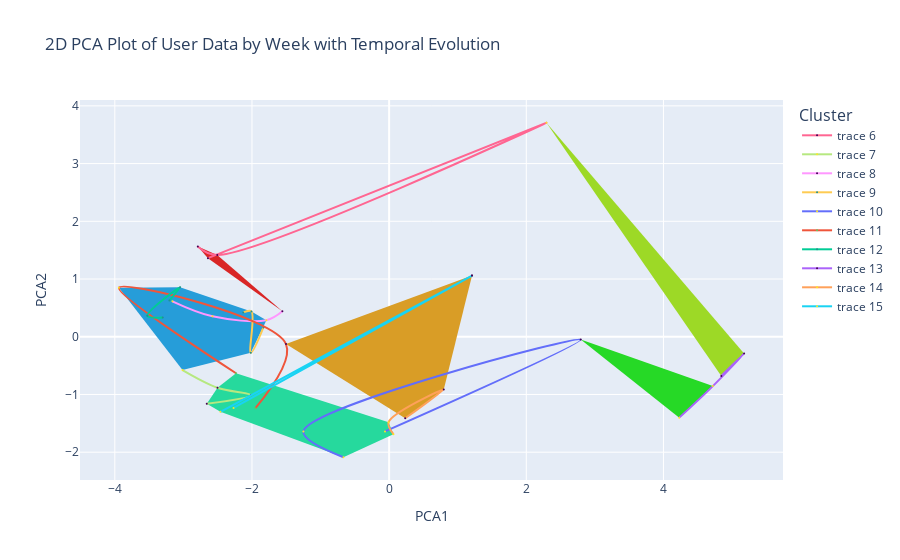

The notebook cell this image was saved under:
### Markdown cell above
### Algorithm for clusters background

### Code cell
from scipy.spatial import Voronoi, ConvexHull

# Select a subset of unique CloudId values (e.g., the first 10 unique CloudIds)
unique_cloud_ids = reduced_bio['CloudId'].unique()[:10]

# Initialize a new figure
fig = go.Figure()

# Collect all PCA points and their corresponding clusters
points = []
clusters = []
for cloud_id in unique_cloud_ids:
    user_data = reduced_bio[reduced_bio['CloudId'] == cloud_id]
    points.extend(user_data[['PCA1', 'PCA2']].values)
    clusters.extend(user_data['Cluster'].values)

points = np.array(points)
clusters = np.array(clusters)

# Compute the Convex Hull for each cluster
unique_clusters = np.unique(clusters)
for cluster in unique_clusters:
    cluster_points = points[clusters == cluster]
    if len(cluster_points) >= 3:  # ConvexHull requires at least 3 points
        hull = ConvexHull(cluster_points)
        hull_points = cluster_points[hull.vertices]
        fig.add_trace(go.Scatter(
            x=hull_points[:, 0],
            y=hull_points[:, 1],
            fill='toself',
            fillcolor=f'hsl({cluster * 40}, 70%, 50%)',
            line=dict(color='rgba(0,0,0,0)'),
            showlegend=False,
            hoverinfo='skip'
        ))

# Plot the user trajectories
for cloud_id in unique_cloud_ids:
    user_data = reduced_bio[reduced_bio['CloudId'] == cloud_id]
    fig.add_trace(go.Scatter(
        x=user_data['PCA1'],
        y=user_data['PCA2'],
        mode='lines+markers',
        line_shape='spline',
        text=user_data.apply(lambda row: '<br>'.join([f'{col}: {row[col]}' for col in ['Cluster']]), axis=1),
        marker=dict(size=2, color=user_data['Cluster'], colorscale='Viridis'),  # Set marker size to 6
        line=dict(shape='spline'),
    ))

fig.update_layout(
    title='2D PCA Plot of User Data by Week with Temporal Evolution',
    xaxis_title='PCA1',
    yaxis_title='PCA2',
    showlegend=True
)

# Add a legend to the plot
fig.update_layout(
    legend_title_text='Cluster',
    legend_title_font_size=16,
    legend_font_size=12
)

fig.show()

### Figure 1 — Plotly figure (JSON) as saved in the notebook; plotly's stock layout.template omitted (floating-point values rounded to 4 significant figures)
{"data": [{"fill": "toself", "fillcolor": "hsl(0, 70%, 50%)", "hoverinfo": "skip", "line": {"color": "rgba(0,0,0,0)"}, "showlegend": false, "type": "scatter", "x": [-2.507, -2.79, -2.642, -1.557], "y": [1.418, 1.564, 1.361, 0.4405]}, {"fill": "toself", "fillcolor": "hsl(40, 70%, 50%)", "hoverinfo": "skip", "line": {"color": "rgba(0,0,0,0)"}, "showlegend": false, "type": "scatter", "x": [1.209, -1.504, 0.2338, 0.7966], "y": [1.059, -0.126, -1.412, -0.9129]}, {"fill": "toself", "fillcolor": "hsl(80, 70%, 50%)", "hoverinfo": "skip", "line": {"color": "rgba(0,0,0,0)"}, "showlegend": false, "type": "scatter", "x": [5.176, 2.294, 4.843], "y": [-0.2895, 3.707, -0.6788]}, {"fill": "toself", "fillcolor": "hsl(120, 70%, 50%)", "hoverinfo": "skip", "line": {"color": "rgba(0,0,0,0)"}, "showlegend": false, "type": "scatter", "x": [4.72, 2.794, 4.23], "y": [-0.8547, -0.04963, -1.401]}, {"fill": "toself", "fillcolor": "hsl(160, 70%, 50%)", "hoverinfo": "skip", "line": {"color": "rgba(0,0,0,0)"}, "showlegend": false, "type": "scatter", "x": [-0.6664, 0.06298, -0.00774, -2.233, -2.502, -2.659, -2.46], "y": [-2.088, -1.688, -1.48, -0.6324, -0.8839, -1.161, -1.301]}, {"fill": "toself", "fillcolor": "hsl(200, 70%, 50%)", "hoverinfo": "skip", "line": {"color": "rgba(0,0,0,0)"}, "showlegend": false, "type": "scatter", "x": [-3.94, -3.013, -2.017, -1.833, -1.79, -2.008, -3.049], "y": [0.851, -0.5765, -0.2789, 0.1622, 0.2869, 0.4388, 0.8568]}, {"line": {"shape": "spline"}, "marker": {"color": [0, 0, 2, 0], "colorscale": [[0, "#440154"], [0.1111, "#482878"], [0.2222, "#3e4989"], [0.3333, "#31688e"], [0.4444, "#26828e"], [0.5556, "#1f9e89"], [0.6667, "#35b779"], [0.7778, "#6ece58"], [0.8889, "#b5de2b"], [1, "#fde725"]], "size": 2}, "mode": "lines+markers", "text": ["Cluster: 0", "Cluster: 0", "Cluster: 2", "Cluster: 0"], "type": "scatter", "x": [-2.79, -2.507, 2.294, -2.642], "y": [1.564, 1.418, 3.707, 1.361]}, {"line": {"shape": "spline"}, "marker": {"color": [5, 4, 4, 4], "colorscale": [[0, "#440154"], [0.1111, "#482878"], [0.2222, "#3e4989"], [0.3333, "#31688e"], [0.4444, "#26828e"], [0.5556, "#1f9e89"], [0.6667, "#35b779"], [0.7778, "#6ece58"], [0.8889, "#b5de2b"], [1, "#fde725"]], "size": 2}, "mode": "lines+markers", "text": ["Cluster: 5", "Cluster: 4", "Cluster: 4", "Cluster: 4"], "type": "scatter", "x": [-3.013, -2.502, -2.018, -2.659], "y": [-0.5765, -0.8839, -1.015, -1.161]}, {"line": {"shape": "spline"}, "marker": {"color": [0, 5, 5, 5], "colorscale": [[0, "#440154"], [0.1111, "#482878"], [0.2222, "#3e4989"], [0.3333, "#31688e"], [0.4444, "#26828e"], [0.5556, "#1f9e89"], [0.6667, "#35b779"], [0.7778, "#6ece58"], [0.8889, "#b5de2b"], [1, "#fde725"]], "size": 2}, "mode": "lines+markers", "text": ["Cluster: 0", "Cluster: 5", "Cluster: 5", "Cluster: 5"], "type": "scatter", "x": [-1.557, -1.79, -2.577, -3.16], "y": [0.4405, 0.2869, 0.3539, 0.6134]}, {"line": {"shape": "spline"}, "marker": {"color": [5, 5, 5, 5], "colorscale": [[0, "#440154"], [0.1111, "#482878"], [0.2222, "#3e4989"], [0.3333, "#31688e"], [0.4444, "#26828e"], [0.5556, "#1f9e89"], [0.6667, "#35b779"], [0.7778, "#6ece58"], [0.8889, "#b5de2b"], [1, "#fde725"]], "size": 2}, "mode": "lines+markers", "text": ["Cluster: 5", "Cluster: 5", "Cluster: 5", "Cluster: 5"], "type": "scatter", "x": [-1.833, -2.017, -2.008, -2.127], "y": [0.1622, -0.2789, 0.4388, 0.4211]}, {"line": {"shape": "spline"}, "marker": {"color": [4, 4, 3, 4], "colorscale": [[0, "#440154"], [0.1111, "#482878"], [0.2222, "#3e4989"], [0.3333, "#31688e"], [0.4444, "#26828e"], [0.5556, "#1f9e89"], [0.6667, "#35b779"], [0.7778, "#6ece58"], [0.8889, "#b5de2b"], [1, "#fde725"]], "size": 2}, "mode": "lines+markers", "text": ["Cluster: 4", "Cluster: 4", "Cluster: 3", "Cluster: 4"], "type": "scatter", "x": [-0.6664, -1.25, 2.794, -0.05992], "y": [-2.088, -1.641, -0.04963, -1.64]}, {"line": {"shape": "spline"}, "marker": {"color": [4, 5, 1, 4], "colorscale": [[0, "#440154"], [0.1111, "#482878"], [0.2222, "#3e4989"], [0.3333, "#31688e"], [0.4444, "#26828e"], [0.5556, "#1f9e89"], [0.6667, "#35b779"], [0.7778, "#6ece58"], [0.8889, "#b5de2b"], [1, "#fde725"]], "size": 2}, "mode": "lines+markers", "text": ["Cluster: 4", "Cluster: 5", "Cluster: 1", "Cluster: 4"], "type": "scatter", "x": [-2.233, -3.94, -1.504, -1.95], "y": [-0.6324, 0.851, -0.126, -1.237]}, {"line": {"shape": "spline"}, "marker": {"color": [5, 5, 5, 5], "colorscale": [[0, "#440154"], [0.1111, "#482878"], [0.2222, "#3e4989"], [0.3333, "#31688e"], [0.4444, "#26828e"], [0.5556, "#1f9e89"], [0.6667, "#35b779"], [0.7778, "#6ece58"], [0.8889, "#b5de2b"], [1, "#fde725"]], "size": 2}, "mode": "lines+markers", "text": ["Cluster: 5", "Cluster: 5", "Cluster: 5", "Cluster: 5"], "type": "scatter", "x": [-3.301, -3.526, -3.049, -3.204], "y": [0.3324, 0.3636, 0.8568, 0.6275]}, {"line": {"shape": "spline"}, "marker": {"color": [2, 2, 3, 3], "colorscale": [[0, "#440154"], [0.1111, "#482878"], [0.2222, "#3e4989"], [0.3333, "#31688e"], [0.4444, "#26828e"], [0.5556, "#1f9e89"], [0.6667, "#35b779"], [0.7778, "#6ece58"], [0.8889, "#b5de2b"], [1, "#fde725"]], "size": 2}, "mode": "lines+markers", "text": ["Cluster: 2", "Cluster: 2", "Cluster: 3", "Cluster: 3"], "type": "scatter", "x": [4.843, 5.176, 4.72, 4.23], "y": [-0.6788, -0.2895, -0.8547, -1.401]}, {"line": {"shape": "spline"}, "marker": {"color": [4, 4, 1, 1], "colorscale": [[0, "#440154"], [0.1111, "#482878"], [0.2222, "#3e4989"], [0.3333, "#31688e"], [0.4444, "#26828e"], [0.5556, "#1f9e89"], [0.6667, "#35b779"], [0.7778, "#6ece58"], [0.8889, "#b5de2b"], [1, "#fde725"]], "size": 2}, "mode": "lines+markers", "text": ["Cluster: 4", "Cluster: 4", "Cluster: 1", "Cluster: 1"], "type": "scatter", "x": [0.06298, -0.00774, 0.7966, 0.2338], "y": [-1.688, -1.48, -0.9129, -1.412]}, {"line": {"shape": "spline"}, "marker": {"color": [4, 1, 4, 1], "colorscale": [[0, "#440154"], [0.1111, "#482878"], [0.2222, "#3e4989"], [0.3333, "#31688e"], [0.4444, "#26828e"], [0.5556, "#1f9e89"], [0.6667, "#35b779"], [0.7778, "#6ece58"], [0.8889, "#b5de2b"], [1, "#fde725"]], "size": 2}, "mode": "lines+markers", "text": ["Cluster: 4", "Cluster: 1", "Cluster: 4", "Cluster: 1"], "type": "scatter", "x": [-2.268, 1.209, -2.46, 1.209], "y": [-1.233, 1.059, -1.301, 1.059]}], "layout": {"legend": {"font": {"size": 12}, "title": {"font": {"size": 16}, "text": "Cluster"}}, "showlegend": true, "title": {"text": "2D PCA Plot of User Data by Week with Temporal Evolution"}, "xaxis": {"title": {"text": "PCA1"}}, "yaxis": {"title": {"text": "PCA2"}}}}
